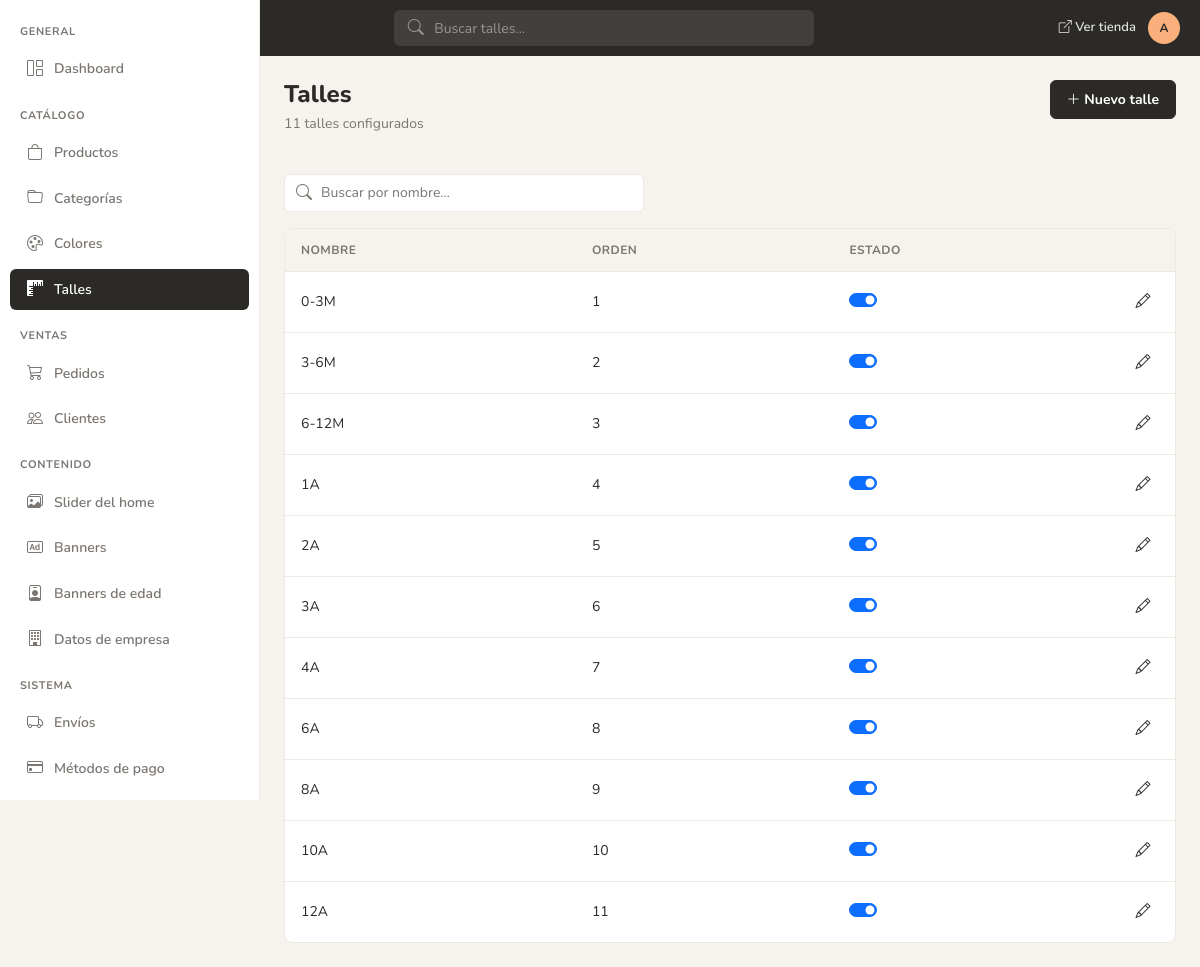
/admin/talles/listado.php (signed in), run on the app's committed database.
### tables this page shows
CREATE TABLE `tbl_talles` (
  `id_talle` int NOT NULL AUTO_INCREMENT,
  `nombre` varchar(20) NOT NULL,
  `orden` int DEFAULT 0,
  `activo` tinyint DEFAULT 1,
  PRIMARY KEY (`id_talle`)
);

### admin/include/funciones.php (called while the page is built, shortened)
<?php
function admin_site_path(string $path = ''): string
{
    $base = defined('SITE_URL')
        ? rtrim((string)(parse_url(SITE_URL, PHP_URL_PATH) ?: ''), '/')
        : (defined('BASE_PATH') ? rtrim(BASE_PATH, '/') : '');
    $clean = ltrim(str_replace('\\', '/', $path), '/');
    if ($clean === '') {
        return $base === '' ? '/' : $base;
    }
    return ($base === '' ? '' : $base) . '/' . $clean;
}
if (!function_exists('app_path')) {
    function app_path(string $path = ''): string
    {
        return admin_site_path($path);
    }
}

### admin/talles/listado.php (the view, shortened to what this page needs)
<?php
require_once __DIR__ . '/../include/includes.php';
require_once __DIR__ . '/../check_session.php';
$q = trim((string)($_GET['q'] ?? ''));
$sql = 'SELECT id_talle, nombre, orden, activo FROM tbl_talles';
$params = [];
$types = '';
$sql .= ' ORDER BY orden, nombre';
if ($types !== '') {
    $stmt = mysqli_prepare($con, $sql);
    mysqli_stmt_bind_param($stmt, $types, ...$params);
    mysqli_stmt_execute($stmt);
    $result = mysqli_stmt_get_result($stmt);
} else {
    $result = mysqli_query($con, $sql);
}
$rows = [];
while ($row = mysqli_fetch_assoc($result)) {
    $rows[] = $row;
}
$total = count($rows);
include __DIR__ . '/../header.php';
?>
<div class="admin-section-header">
    <div>
        <h1>Talles</h1>
        <p class="subtitle"><?= (int)$total ?> talle<?= $total === 1 ? '' : 's' ?><?= $q !== '' ? ' encontrados' : ' configurados' ?></p>
    </div>
    <div class="admin-section-actions">
        <a href="a_talle.php" class="btn btn-ink">
            <i class="bi bi-plus-lg"></i> Nuevo talle
        </a>
    </div>
</div>
<div class="d-flex justify-content-between align-items-center mb-3 gap-3 flex-wrap">
    <form method="get" action="listado.php" class="admin-search-bar flex-grow-1" style="max-width:360px">
        <i class="bi bi-search"></i>
        <input name="q" placeholder="Buscar por nombre…" type="search" value="<?= htmlspecialchars($q, ENT_QUOTES, 'UTF-8') ?>">
    </form>
</div>
<div class="admin-card">
    <div class="admin-card-body p-0">
        <div class="table-responsive">
            <table class="admin-table mb-0">
                <thead>
                    <tr>
                        <th>Nombre</th>
                        <th>Orden</th>
                        <th>Estado</th>
                        <th style="width:48px"></th>
                    </tr>
                </thead>
                <tbody>
                <?php if ($total > 0): ?>
                    <?php foreach ($rows as $row): ?>
                        <tr>
                            <td><?= htmlspecialchars($row['nombre'], ENT_QUOTES, 'UTF-8') ?></td>
                            <td><?= (int)$row['orden'] ?></td>
                            <td>
                                <div class="form-check form-switch mb-0">
                                    <input class="form-check-input toggle-estado" type="checkbox"
                                           data-endpoint="<?= htmlspecialchars(app_path('admin/api/toggle-talle-activo.php'), ENT_QUOTES, 'UTF-8') ?>"
                                           data-id-key="id_talle"
                                           data-id="<?= (int)$row['id_talle'] ?>"
                                           aria-label="Talle <?= (int)$row['activo'] ? 'activo' : 'inactivo' ?>"
                                           <?= (int)$row['activo'] ? 'checked' : '' ?>>
                                </div>
                            </td>
                            <td>
                                <div class="admin-table-actions">
                                    <a href="a_talle.php?id=<?= (int)$row['id_talle'] ?>" class="btn-table-action" title="Editar">
                                        <i class="bi bi-pencil"></i>
                                    </a>
                                </div>
                            </td>
                        </tr>
                    <?php endforeach; ?>
                <?php else: ?>
                    <tr><td colspan="4" class="text-center text-muted py-5"><?= $q !== '' ? 'Sin resultados para esta búsqueda' : 'Sin talles' ?></td></tr>
                <?php endif; ?>
                </tbody>
            </table>
        </div>
    </div>
</div>
<?php include __DIR__ . '/../pie.php'; ?>

### admin/assets/css/admin.css (style rules this page uses)
:root { --yofi-peach: #FAAF7D; --yofi-dusty: #96AFC8; --yofi-terracotta: #E1644B; --yofi-olive: #7D7D64; --yofi-cream: #FAE1C8; --yofi-ink: #2C2A27; --yofi-border: #ECE8E2; --yofi-muted-bg: #F6F3EF; --yofi-muted-text: #7A7570; --yofi-sidebar-width: 260px; --yofi-topbar-height: 56px; --yofi-radius-lg: 8px; --yofi-radius-md: 6px; --yofi-status-green-bg: #D1FAE5; --yofi-status-green-text: #047857; --yofi-status-amber-bg: #FEF3C7; --yofi-status-amber-text: #B45309; --yofi-status-blue-bg: #E0F2FE; --yofi-status-blue-text: #0369A1; --yofi-status-red-bg: #FBE2DC; --yofi-status-red-text: #9A3412; }
*, *::before, *::after { box-sizing: border-box; }
body.admin-body { background: var(--yofi-muted-bg); font-family: 'Nunito', system-ui, sans-serif; color: var(--yofi-ink); margin: 0; }
.admin-section-header { display: flex; flex-wrap: wrap; align-items: flex-start; justify-content: space-between; gap: 1rem; margin-bottom: 1.5rem; }
.admin-section-header h1 { font-size: 1.5rem; font-weight: 800; margin: 0; line-height: 1.2; }
.admin-section-header .subtitle { color: var(--yofi-muted-text); font-size: 0.875rem; margin-top: 0.25rem; }
.admin-section-actions { display: flex; flex-wrap: wrap; gap: 0.5rem; align-items: center; }
.btn-ink { background: var(--yofi-ink); border: 1px solid var(--yofi-ink); color: #fff; border-radius: var(--yofi-radius-md); font-weight: 700; font-size: 0.875rem; padding: 0.5rem 1rem; }
.admin-card { background: #fff; border: 1px solid var(--yofi-border); border-radius: var(--yofi-radius-lg); overflow: hidden; }
.admin-card-body { padding: 1.25rem; }
.admin-card-body.p-0 { padding: 0; }
.admin-search-bar { position: relative; max-width: 320px; }
.admin-search-bar i { position: absolute; left: 0.75rem; top: 50%; transform: translateY(-50%); color: var(--yofi-muted-text); }
.admin-search-bar input { width: 100%; height: 38px; padding: 0 0.875rem 0 2.25rem; border: 1px solid var(--yofi-border); border-radius: var(--yofi-radius-md); background: #fff; font-size: 0.875rem; }
.admin-table { width: 100%; border-collapse: collapse; font-size: 0.875rem; }
.admin-table thead th { padding: 0.75rem 1rem; text-align: left; font-size: 0.75rem; font-weight: 700; text-transform: uppercase; letter-spacing: 0.04em; color: var(--yofi-muted-text); border-bottom: 1px solid var(--yofi-border); background: var(--yofi-muted-bg); }
.admin-table tbody td { padding: 0.875rem 1rem; border-bottom: 1px solid var(--yofi-border); vertical-align: middle; }
.admin-table tbody tr:last-child td { border-bottom: none; }
.admin-table-actions { display: flex; justify-content: flex-end; align-items: center; gap: 0.125rem; }
.btn-table-action { display: inline-flex; align-items: center; justify-content: center; width: 32px; height: 32px; padding: 0; border: none; background: transparent; border-radius: var(--yofi-radius-md); color: var(--yofi-ink); text-decoration: none; cursor: pointer; font-size: 0.9375rem; }
.admin-table .form-switch { padding-left: 2.5em; min-height: 1.5rem; }
.admin-table .form-switch .form-check-input { cursor: pointer; }

### data on the page
tbl_talles: nombre "0-3M", orden "1", activo "☑"
tbl_talles: nombre "3-6M", orden "2", activo "☑"
tbl_talles: nombre "6-12M", orden "3", activo "☑"
tbl_talles: nombre "1A", orden "4", activo "☑"
tbl_talles: nombre "2A", orden "5", activo "☑"
tbl_talles: nombre "3A", orden "6", activo "☑"
tbl_talles: nombre "4A", orden "7", activo "☑"
tbl_talles: nombre "6A", orden "8", activo "☑"
tbl_talles: nombre "8A", orden "9", activo "☑"
tbl_talles: nombre "10A", orden "10", activo "☑"
tbl_talles: nombre "12A", orden "11", activo "☑"

### other printed values
$adminInitials "A"
$total "11"
